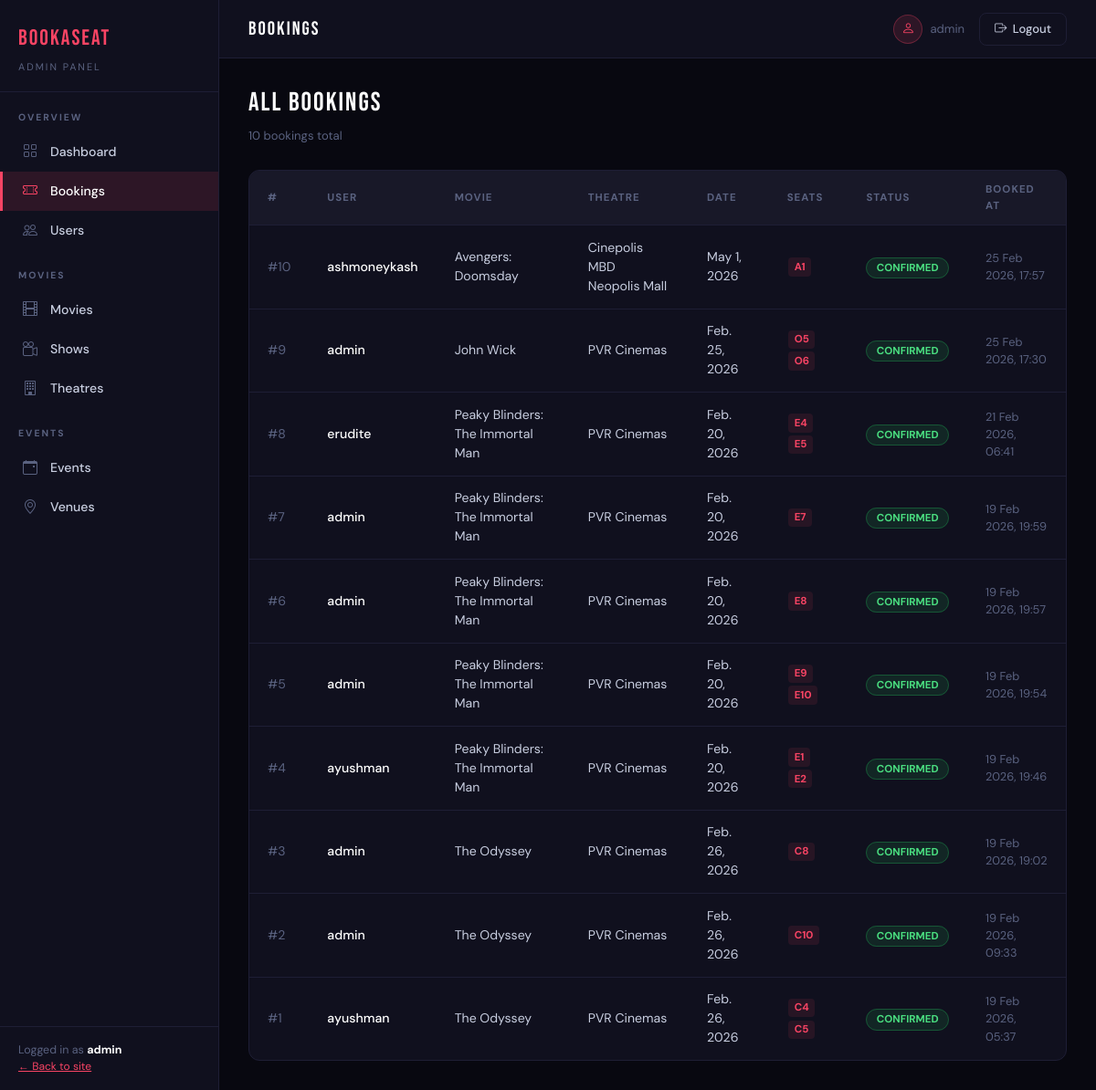
The app's page /dashboard/bookings/ (signed in) with its own data.
### bookings/models.py (models this page shows, shortened)
class Booking(models.Model):
    STATUS_CHOICES = [
        ('PENDING', 'Pending'),
        ('CONFIRMED', 'Confirmed'),
        ('CANCELLED', 'Cancelled'),
    ]
    user = models.ForeignKey(
        settings.AUTH_USER_MODEL,
        on_delete=models.CASCADE,
        related_name='bookings'
    )
    show = models.ForeignKey(
        'movies.Show',
        on_delete=models.CASCADE,
        related_name='bookings'
    )
    seats = models.ManyToManyField('Seat', related_name='seat_bookings')
    status = models.CharField(max_length=10, choices=STATUS_CHOICES, default='PENDING')
    created_at = models.DateTimeField(auto_now_add=True)

class Seat(models.Model):
    show = models.ForeignKey(
        'movies.Show',
        on_delete=models.CASCADE,
        related_name='seats'
    )
    seat_number = models.CharField(max_length=5)
    row = models.CharField(max_length=1)
    class Meta:
        unique_together = ('show', 'row', 'seat_number')

### movies/models.py (models this page shows, shortened)
class Show(models.Model):
    movie = models.ForeignKey(Movie, on_delete=models.CASCADE, related_name='shows')
    theatre = models.ForeignKey(Theatre, on_delete=models.CASCADE, related_name='shows')
    show_date = models.DateField()
    show_time = models.TimeField()
    price = models.DecimalField(max_digits=8,decimal_places=2)
    total_seats = models.PositiveIntegerField()
    available_seats = models.PositiveIntegerField()
    created_at = models.DateTimeField(auto_now_add=True)

class Movie(models.Model):
    title = models.CharField(max_length=255)
    description = models.TextField()
    duration = models.PositiveIntegerField(help_text="Duration in minutes")
    language = models.CharField(max_length=50)
    release_date = models.DateField()
    poster = models.ImageField(upload_to='movies/posters/')
    is_active = models.BooleanField(default=True)

class Theatre(models.Model):
    name = models.CharField(max_length=255)
    city = models.CharField(max_length=100)
    address = models.TextField()
    total_screens = models.PositiveIntegerField(default=1)

### dashboard/views.py (the view)
# urls.py: path('bookings/', views.booking_list, name='dashboard_bookings'),
@staff_member_required(login_url='login')
def booking_list(request):
    bookings = Booking.objects.select_related(
        'user', 'show__movie', 'show__theatre'
    ).prefetch_related('seats').order_by('-created_at')
    return render(request, 'dashboard/bookings/list.html', {
        'bookings': bookings, 'section': 'bookings'
    })

### dashboard/templates/dashboard/bookings/list.html (shortened to what this page needs)
{% extends 'dashboard/base.html' %}
{% block topbar_title %}BOOKINGS{% endblock %}
{% block content %}
<div class="page-heading">
  <div><h1>ALL BOOKINGS</h1><p>{{ bookings|length }} booking{{ bookings|length|pluralize }} total</p></div>
</div>
<div class="dash-table">
  <table class="admin-table">
    <thead>
      <tr><th>#</th><th>User</th><th>Movie</th><th>Theatre</th><th>Date</th><th>Seats</th><th>Status</th><th>Booked At</th></tr>
    </thead>
    <tbody>
      {% for booking in bookings %}
        <tr>
          <td style="color:var(--muted);">#{{ booking.id }}</td>
          <td style="color:#fff; font-weight:500;">{{ booking.user.username }}</td>
          <td>{{ booking.show.movie.title }}</td>
          <td>{{ booking.show.theatre.name }}</td>
          <td>{{ booking.show.show_date }}</td>
          <td>
            {% for seat in booking.seats.all %}
              <span style="background:rgba(248,68,100,0.1); color:#f84464; border-radius:4px; padding:0.1rem 0.4rem; font-size:0.72rem; font-weight:700; margin:0.1rem; display:inline-block;">
                {{ seat.row }}{{ seat.seat_number }}
              </span>
            {% endfor %}
          </td>
          <td>
            {% if booking.status == 'CONFIRMED' %}
              <span class="badge-active">{{ booking.status }}</span>
            {% elif booking.status == 'CANCELLED' %}
              <span class="badge-inactive">{{ booking.status }}</span>
            {% else %}
              <span style="color:var(--muted); font-size:0.78rem;">{{ booking.status }}</span>
            {% endif %}
          </td>
          <td style="color:var(--muted); font-size:0.8rem;">{{ booking.created_at|date:"d M Y, H:i" }}</td>
        </tr>
      {% empty %}
        <tr><td colspan="8" style="color:var(--muted); text-align:center; padding:2rem;">No bookings yet.</td></tr>
      {% endfor %}
    </tbody>
  </table>
</div>
{% endblock %}

### dashboard/templates/dashboard/base.html (shortened to what this page needs)
<!DOCTYPE html>
<html lang="en">
<head>
  <link href="https://cdn.jsdelivr.net/npm/bootstrap@5.3.2/dist/css/bootstrap.min.css" rel="stylesheet" />
  <link href="https://cdn.jsdelivr.net/npm/bootstrap-icons@1.11.3/font/bootstrap-icons.min.css" rel="stylesheet" />
</head>
<body>
<aside class="sidebar">
  <a href="{% url 'dashboard_home' %}" class="sidebar-brand">
    <span class="logo">BookASeat</span>
    <span class="sub">Admin Panel</span>
  </a>
  <div class="sidebar-section">
    <div class="sidebar-label">Overview</div>
    <a href="{% url 'dashboard_home' %}" class="sidebar-link {% if section == 'home' %}active{% endif %}">
      <i class="bi bi-grid"></i> Dashboard
    </a>
    <a href="{% url 'dashboard_bookings' %}" class="sidebar-link {% if section == 'bookings' %}active{% endif %}">
      <i class="bi bi-ticket-perforated"></i> Bookings
    </a>
    <a href="{% url 'dashboard_users' %}" class="sidebar-link {% if section == 'users' %}active{% endif %}">
      <i class="bi bi-people"></i> Users
    </a>
  </div>
  <div class="sidebar-section">
    <div class="sidebar-label">Movies</div>
    <a href="{% url 'dashboard_movies' %}" class="sidebar-link {% if section == 'movies' %}active{% endif %}">
      <i class="bi bi-film"></i> Movies
    </a>
    <a href="{% url 'dashboard_shows' %}" class="sidebar-link {% if section == 'shows' %}active{% endif %}">
      <i class="bi bi-camera-reels"></i> Shows
    </a>
    <a href="{% url 'dashboard_theatres' %}" class="sidebar-link {% if section == 'theatres' %}active{% endif %}">
      <i class="bi bi-building"></i> Theatres
    </a>
  </div>
  <div class="sidebar-section">
    <div class="sidebar-label">Events</div>
    <a href="{% url 'dashboard_events' %}" class="sidebar-link {% if section == 'events' %}active{% endif %}">
      <i class="bi bi-calendar-event"></i> Events
    </a>
    <a href="{% url 'dashboard_venues' %}" class="sidebar-link {% if section == 'venues' %}active{% endif %}">
      <i class="bi bi-geo-alt"></i> Venues
    </a>
  </div>
  <div class="sidebar-footer">
    <div>Logged in as <strong style="color:#fff;">{{ request.user.username }}</strong></div>
    <a href="{% url 'movie_list' %}" style="color:var(--red); font-size:0.75rem;">← Back to site</a>
  </div>
</aside>
<div class="main-wrap">
  <div class="topbar">
    <div class="topbar-title">{% block topbar_title %}Dashboard{% endblock %}</div>
    <div class="topbar-right">
      <div class="topbar-user">
        <div class="topbar-avatar"><i class="bi bi-person"></i></div>
        <span>{{ request.user.username }}</span>
      </div>
      <form method="post" action="{% url 'logout' %}" style="display:inline;">
        <button type="submit" class="btn-ghost" style="cursor:pointer;">
            <i class="bi bi-box-arrow-right"></i> Logout
        </button>
        </form>
    </div>
  </div>
  <div class="page-content">
    {% block content %}{% endblock %}
  </div>
</div>
</body>
</html>

### dashboard/templates/dashboard/base.html (style rules this page uses)
:root { --red: #f84464; --red-dim: rgba(248,68,100,0.12); --sidebar-w: 240px; --bg: #080810; --surface: #10101e; --surface2: #181828; --border: #1e1e35; --text: #c8cee0; --muted: #5a6280; }
* { box-sizing: border-box; margin: 0; padding: 0; }
body { background: var(--bg); color: var(--text); font-family: 'DM Sans', sans-serif; display: flex; min-height: 100vh; }
.sidebar { width: var(--sidebar-w); background: var(--surface); border-right: 1px solid var(--border); display: flex; flex-direction: column; position: fixed; top: 0; left: 0; bottom: 0; z-index: 100; overflow-y: auto; }
.sidebar-brand { padding: 1.5rem 1.25rem 1rem; border-bottom: 1px solid var(--border); text-decoration: none; }
.sidebar-brand .logo { font-family: 'Bebas Neue', sans-serif; font-size: 1.5rem; letter-spacing: 2px; color: var(--red); display: block; }
.sidebar-brand .sub { font-size: 0.68rem; color: var(--muted); letter-spacing: 2px; text-transform: uppercase; }
.sidebar-section { padding: 1.25rem 0 0; }
.sidebar-label { font-size: 0.65rem; font-weight: 700; letter-spacing: 2px; text-transform: uppercase; color: var(--muted); padding: 0 1.25rem 0.5rem; }
.sidebar-link { display: flex; align-items: center; gap: 0.75rem; padding: 0.6rem 1.25rem; color: var(--text); text-decoration: none; font-size: 0.88rem; font-weight: 500; transition: all 0.15s ease; border-left: 3px solid transparent; }
.sidebar-link i { font-size: 1rem; width: 20px; text-align: center; color: var(--muted); transition: color 0.15s; }
.sidebar-link.active { background: var(--red-dim); color: #fff; border-left-color: var(--red); }
.sidebar-link.active i { color: var(--red); }
.sidebar-footer { margin-top: auto; padding: 1rem 1.25rem; border-top: 1px solid var(--border); font-size: 0.78rem; color: var(--muted); }
.main-wrap { margin-left: var(--sidebar-w); flex: 1; display: flex; flex-direction: column; min-height: 100vh; }
.topbar { background: var(--surface); border-bottom: 1px solid var(--border); padding: 0.85rem 2rem; display: flex; align-items: center; justify-content: space-between; position: sticky; top: 0; z-index: 50; }
.topbar-title { font-family: 'Bebas Neue', sans-serif; font-size: 1.3rem; letter-spacing: 2px; color: #fff; }
.topbar-right { display: flex; align-items: center; gap: 1rem; font-size: 0.82rem; color: var(--muted); }
.topbar-user { display: flex; align-items: center; gap: 0.5rem; }
.topbar-avatar { width: 32px; height: 32px; border-radius: 50%; background: var(--red-dim); border: 1px solid rgba(248,68,100,0.3); display: flex; align-items: center; justify-content: center; color: var(--red); font-size: 0.9rem; }
.page-content { padding: 2rem; flex: 1; }
.dash-table { background: var(--surface); border: 1px solid var(--border); border-radius: 12px; overflow: hidden; }
table.admin-table { width: 100%; border-collapse: collapse; }
table.admin-table th { background: var(--surface2); color: var(--muted); font-size: 0.72rem; font-weight: 700; text-transform: uppercase; letter-spacing: 1px; padding: 0.75rem 1.25rem; text-align: left; border-bottom: 1px solid var(--border); }
table.admin-table td { padding: 0.85rem 1.25rem; font-size: 0.88rem; border-bottom: 1px solid var(--border); color: var(--text); vertical-align: middle; }
table.admin-table tr:last-child td { border-bottom: none; }
.btn-ghost { background: transparent; color: var(--text); border: 1px solid var(--border); border-radius: 8px; padding: 0.45rem 1rem; font-size: 0.82rem; font-weight: 500; cursor: pointer; text-decoration: none; display: inline-flex; align-items: center; gap: 0.4rem; transition: all 0.2s; }
.badge-active { background: rgba(34,197,94,0.12); color: #4ade80; border: 1px solid rgba(34,197,94,0.3); border-radius: 20px; padding: 0.2rem 0.65rem; font-size: 0.72rem; font-weight: 700; }
.page-heading { display: flex; align-items: center; justify-content: space-between; margin-bottom: 1.75rem; flex-wrap: wrap; gap: 0.75rem; }
.page-heading h1 { font-family: 'Bebas Neue', sans-serif; font-size: 1.8rem; letter-spacing: 2px; color: #fff; }
.page-heading p { color: var(--muted); font-size: 0.82rem; margin: 0; }

### records on screen
Booking: id "10", user.username "ashmoneykash", show.movie "Avengers: Doomsday", show.theatre.name "Cinepolis MBD Neopolis Mall", show.show_date "May 1, 2026", status "CONFIRMED", created_at "25 Feb 2026, 17:57"
Seat: row "A", seat_number "1"
Booking: id "9", user.username "admin", show.movie "John Wick", show.theatre.name "PVR Cinemas", show.show_date "Feb. 25, 2026", status "CONFIRMED", created_at "25 Feb 2026, 17:30"
Seat: row "O", seat_number "5"
Seat: row "O", seat_number "6"
Booking: id "8", user.username "erudite", show.movie "Peaky Blinders: The Immortal Man", show.theatre.name "PVR Cinemas", show.show_date "Feb. 20, 2026", status "CONFIRMED", created_at "21 Feb 2026, 06:41"
Seat: row "E", seat_number "4"
Seat: row "E", seat_number "5"
Booking: id "7", user.username "admin", show.movie "Peaky Blinders: The Immortal Man", show.theatre.name "PVR Cinemas", show.show_date "Feb. 20, 2026", status "CONFIRMED", created_at "19 Feb 2026, 19:59"
Seat: row "E", seat_number "7"
Booking: id "6", user.username "admin", show.movie "Peaky Blinders: The Immortal Man", show.theatre.name "PVR Cinemas", show.show_date "Feb. 20, 2026", status "CONFIRMED", created_at "19 Feb 2026, 19:57"
Seat: row "E", seat_number "8"
Booking: id "5", user.username "admin", show.movie "Peaky Blinders: The Immortal Man", show.theatre.name "PVR Cinemas", show.show_date "Feb. 20, 2026", status "CONFIRMED", created_at "19 Feb 2026, 19:54"
Seat: row "E", seat_number "9"
Seat: row "E", seat_number "10"
Booking: id "4", user.username "ayushman", show.movie "Peaky Blinders: The Immortal Man", show.theatre.name "PVR Cinemas", show.show_date "Feb. 20, 2026", status "CONFIRMED", created_at "19 Feb 2026, 19:46"
Seat: row "E", seat_number "1"
Seat: row "E", seat_number "2"
Booking: id "3", user.username "admin", show.movie "The Odyssey", show.theatre.name "PVR Cinemas", show.show_date "Feb. 26, 2026", status "CONFIRMED", created_at "19 Feb 2026, 19:02"
Seat: row "C", seat_number "8"
Booking: id "2", user.username "admin", show.movie "The Odyssey", show.theatre.name "PVR Cinemas", show.show_date "Feb. 26, 2026", status "CONFIRMED", created_at "19 Feb 2026, 09:33"
Seat: row "C", seat_number "10"
Booking: id "1", user.username "ayushman", show.movie "The Odyssey", show.theatre.name "PVR Cinemas", show.show_date "Feb. 26, 2026", status "CONFIRMED", created_at "19 Feb 2026, 05:37"
Seat: row "C", seat_number "4"
Seat: row "C", seat_number "5"

### other values on screen
{{ request.user.username }} "admin"
{{ bookings|length }} "10"
